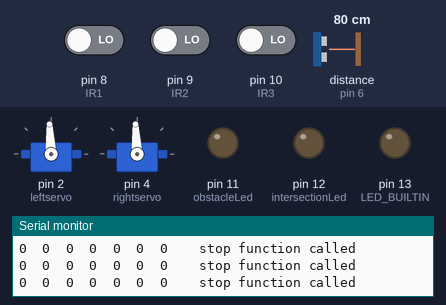
The sketch below on a simulated Arduino Uno, built with avr-gcc and run on an emulated ATmega328P. On the bench: 2 × servo, output pins drawn as LEDs (lit = HIGH), the last lines printed to the serial monitor. The test bench sets the inputs (shaded band); at power-on: pin 8 (IR1) LOW, pin 9 (IR2) LOW, pin 10 (IR3) LOW, distance to the obstacle (sensor on pin 6) 80 cm. The echo pulse lasts 58.3 µs per cm; pins used as bus, display or sensor lines are not drawn.

Above: at 2.8 s.
2.9 s: pin 8 (IR1) driven HIGH
At 3.6 s:
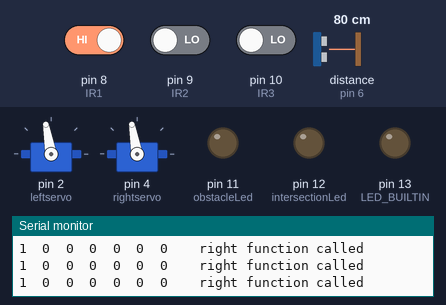
4.5 s: pin 9 (IR2) driven HIGH
At 5.3 s:
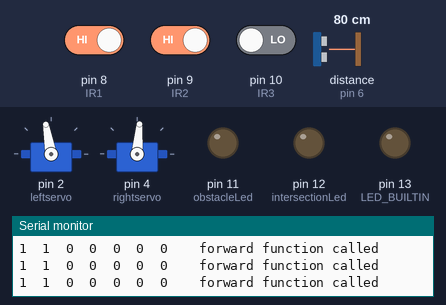
6.0 s: pin 10 (IR3) driven HIGH
At 6.9 s:
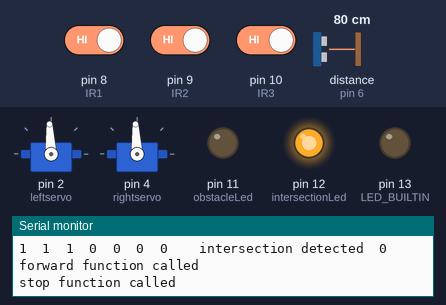
10.1 s: pin 8 (IR1) driven LOW
At 11.6 s:
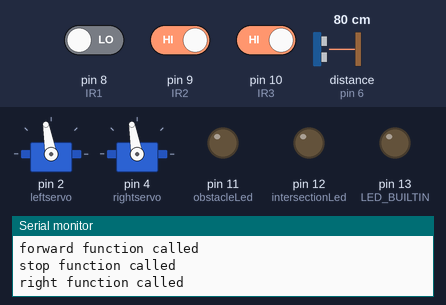
14.2 s: pin 9 (IR2) driven LOW
At 15.0 s:
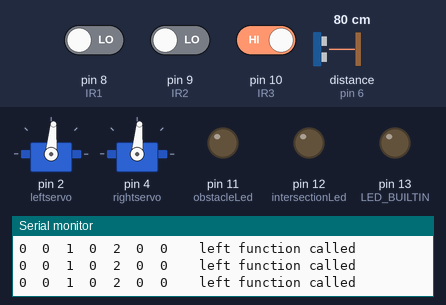
16.1 s: pin 10 (IR3) driven LOW
At 17.3 s:
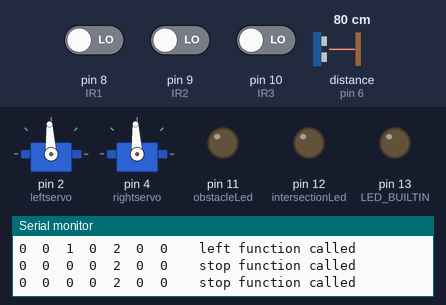
Timing chart, 0 to 19.1 s (numbered marks = the images above; inputs shaded):
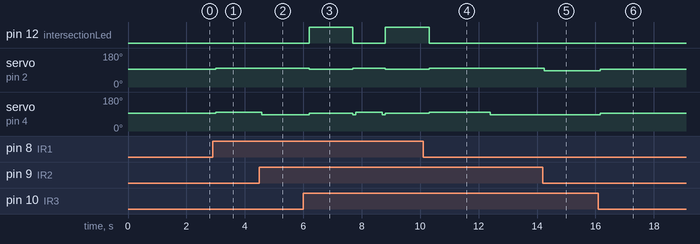

The sketch:

autonomous_parking.ino
```cpp
#include <Servo.h>

long unsigned start_time;
long unsigned end_time;

Servo leftservo;
Servo rightservo;

const int mean = 1500;
const int wheel_speed = 80;
const int increase_speed = wheel_speed + 70;
const int reduce_speed = wheel_speed + 60;

int intersection_counter = 0;
int obstacle_counter = 0;

int IR1 = 8;
int IR_val1 = 0;

int IR2 = 9;
int IR_val2 = 0;

int IR3 = 10;
int IR_val3 = 0;

const int trigPin = 7;
const int echoPin = 6;

const int obstacleLed = 11;
const int intersectionLed = 12;


long duration;
int distance;
int dist_;

bool ultra_flag = 0;
bool spots[2] = {0, 0}; //[0] -> right, [1] -> left


void setup() {
  leftservo.attach(2);

  rightservo.attach(4);
  pinMode(LED_BUILTIN, OUTPUT);
  pinMode(IR1, INPUT);
  pinMode(IR2, INPUT);
  pinMode(IR3, INPUT);

  pinMode(trigPin, OUTPUT);
  pinMode(echoPin, INPUT);

  pinMode(obstacleLed, OUTPUT);
  pinMode(intersectionLed, OUTPUT);

  Serial.begin(9600);
}

void loop()
{
  IR_val1 = digitalRead(IR1);
  IR_val2 = digitalRead(IR2);
  IR_val3 = digitalRead(IR3);

  Serial.print(String(IR_val1) + "  " + String(IR_val2) + "  " + String(IR_val3) + "  " + String(ultra_flag) + "  " + String(intersection_counter) + "  " + String(spots[0]) + "  " + String(spots[1]) + "\t\t" );


  if (ultra_flag)
  {
    Serial.println("sending out ultrasonic signals");
    dist_ = send_ultrasonic_waves();
    Serial.println("distance is " + String(dist_));
    start_time = millis();
    if (dist_ < 20 && intersection_counter == 1)
    {
      digitalWrite(obstacleLed, HIGH);
      delay(3000);
      obstacle_counter += 1;
      Serial.println("Obstacle detected" + String(obstacle_counter));
      spots[0] = 1;
    }

    else if (dist_ < 20 && intersection_counter == 4)
    {
      digitalWrite(obstacleLed, HIGH);
      delay(3000);
      obstacle_counter += 1;

      Serial.println("Obstacle detected" + String(obstacle_counter));
      spots[1] = 1;
    }
    else
    {
      digitalWrite(obstacleLed, LOW);
    }
  }
  else
  {
    digitalWrite(obstacleLed, LOW);
  }

  if (IR_val1 == 1 && IR_val2 == 1 && IR_val3 == 1)  // At intersection
  {
    Serial.println("intersection detected  " + String(intersection_counter));
    move_forward();
    delay(100);
    stopped();
    intersection_counter++;

    //Newly added code begins here
    if (intersection_counter == 1)
    {

      digitalWrite(intersectionLed, HIGH);
      delay(1500);
      digitalWrite(intersectionLed, LOW);
      // Serial.println(" intersection  detected");
      move_forward();
      delay(100);
      right();
      delay(850);

//      do
//      {
//        IR_val1 = digitalRead(IR1);
//        IR_val2 = digitalRead(IR2);
//        IR_val3 = digitalRead(IR3);
//      } while (!(IR_val1 == 0 && IR_val2 == 1 && IR_val3 == 0));
      ultra_flag = 1;
    }

    else if (intersection_counter == 2)
    {
      ultra_flag = 0;

      digitalWrite(intersectionLed, HIGH);
      delay(1500);
      digitalWrite(intersectionLed, LOW);

      // Serial.println("this the counter 2 counter loop bot has entered here" + String(intersection_counter));
      // stopped();
      // delay(100);
      right();
      delay(2100);
    }

    else if (intersection_counter == 3)
    {
      ultra_flag = 0;

      digitalWrite(intersectionLed, HIGH);
      delay(1000);
      digitalWrite(intersectionLed, LOW);

      // Serial.println("this the counter 3 counter loop bot has entered here" + String(intersection_counter));
      // intersection_counter++;
      stopped();
      delay(100);
      move_forward();
      delay(100);

    }

    else if (intersection_counter == 4)
    {
      // dist_ = send_ultrasonic_waves();
      // if (dist_ < 10)
      // {
      //   obstacle_counter += 1;
      // }

      digitalWrite(intersectionLed, HIGH);
      delay(1500);
      digitalWrite(intersectionLed, LOW);

      // Serial.println("this the counter 4 counter loop bot has entered here" + String(intersection_counter));
      // stopped();
      // delay(100);
      right();
      delay(1900);
      ultra_flag = 1;

    }

    else if (intersection_counter == 5)
    {
      ultra_flag = 0;

      digitalWrite(intersectionLed, HIGH);
      delay(1500);
      digitalWrite(intersectionLed, LOW);

      stopped();
      delay(200);

      move_forward();
      delay(250);

      left();
      delay(900);
      // Serial.println("this the counter 5 counter loop bot has entered here" + String(intersection_counter));
      // do {
      //   left();
      //   delay(350);
      //   IR_val1 = digitalRead(IR1);
      //   IR_val2 = digitalRead(IR2);
      //   IR_val3 = digitalRead(IR3);
      //   // Serial.println(String(IR_val1)+"   "+String(IR_val2)+"   "+String(IR_val3));
      // } while (!(IR_val1 == 0 && IR_val2 == 1 && IR_val3 == 0));
      // Serial.println("out of while 2");
      // intersection_counter++
    }

    else if (intersection_counter == 6)
    {
      digitalWrite(intersectionLed, HIGH);
      delay(1500);
      digitalWrite(intersectionLed, LOW);

      stopped();
      delay(200);
      move_forward();
      delay(200);

      if (spots[0] == 1 && spots[1] == 0)
      {
        left();
        delay(500);
        if (IR_val1 == 1 && IR_val2 == 1 && IR_val3 == 1)
        {
          stopped();
        }
      }

      else if (spots[0] == 0 && spots[1] == 1)
      {
        right();
        delay(600);
        if (IR_val1 == 1 && IR_val2 == 1 && IR_val3 == 1)
        {
          stopped();
        }
      }

      else if (spots[0] == 1 && spots[1] == 1)
      {
        move_forward();
        intersection_counter = 0;
        spots[0] = 0;
        spots[1] = 0;
      }

      else if (spots[0] == 0 && spots[1] == 0)
      {
        right();
        delay(500);
        if (IR_val1 == 1 && IR_val2 == 1 && IR_val3 == 1)
        {
          stopped();
        }
      }


    }
  }

  else if (IR_val2 == 1)  // to move forward
  {
    move_forward();
  }

  else if (IR_val1 == 1)  // Take left turn
  {
    right();
    //left();
  }

  else if (IR_val3 == 1)  //Take right turn
  {
    left();
    //right();
  }

  else if (IR_val2 == 1 && IR_val3 == 1)
  {
    ex_right();
  }

  else if (IR_val2 == 1 && IR_val1 == 1)
  {
    ex_left();
  }

  else {
    stopped();
    delay(1000);
  }

}
```

functions.ino
```cpp
void move_forward()
{
  Serial.println("forward function called");
  rightservo.writeMicroseconds(mean - wheel_speed);
  leftservo.writeMicroseconds(mean + wheel_speed);
  // delay(500);

}


void stopped()
{
  Serial.println("stop function called");
  rightservo.writeMicroseconds(mean);
  leftservo.writeMicroseconds(mean);
}


void ex_left()
{
  Serial.println("new left function called");
  rightservo.writeMicroseconds(mean + wheel_speed);
  leftservo.writeMicroseconds(mean - reduce_speed);
  //  delay(500);
}

void ex_right()
{
  Serial.println("new right function called");
  rightservo.writeMicroseconds(mean + increase_speed);
  leftservo.writeMicroseconds(mean - wheel_speed);
  //  delay(500);
}

void left()
{
  Serial.println("left function called");
  rightservo.writeMicroseconds(mean - wheel_speed);
  leftservo.writeMicroseconds(mean - wheel_speed);
  //delay(500);
}

void right()
{
  Serial.println("right function called");
  rightservo.writeMicroseconds(mean + wheel_speed);
  leftservo.writeMicroseconds(mean + wheel_speed);
  //delay(500);
}

//To send out ultrasonic pulses and measure the distance
int send_ultrasonic_waves()
{
  digitalWrite(trigPin, LOW);
  delayMicroseconds(2);

  digitalWrite(trigPin, HIGH);
  delayMicroseconds(10);
  digitalWrite(trigPin, LOW);

  duration = pulseIn(echoPin, HIGH);
  distance = (duration * 0.034) / 2;


  return distance;
}
```

Measured:
- after the input at 2.9 s, servo on pin 2 (leftservo), servo on pin 4 (rightservo): 93° → 100° after 0.11 s
- after the input at 4.5 s, servo on pin 4 (rightservo): 100° → 85° after 0.09 s
- after the input at 6.0 s, pin 12 (intersectionLed): LOW → HIGH after 0.20 s, → LOW 1.5 s later, → HIGH 1.1 s later; servo on pin 2 (leftservo): 100° → 93° after 0.20 s, → 100° 1.5 s later, → 93° 1.1 s later; servo on pin 4 (rightservo): 85° → 93° after 0.20 s, → 85° 1.5 s later, → 100° 0.10 s later, → 85° 0.91 s later, … (5 changes in this stretch)
- after the input at 10.1 s, pin 12 (intersectionLed): goes on until 10.3 s, then stays LOW; servo on pin 2 (leftservo): goes on until 10.3 s, then stays 100°; servo on pin 4 (rightservo): goes on until 12.4 s, then stays 85°
- after the input at 14.2 s, servo on pin 2 (leftservo): 100° → 85° after 0.05 s
- after the input at 16.1 s, servo on pin 2 (leftservo), servo on pin 4 (rightservo): 85° → 93° after 0.07 s
